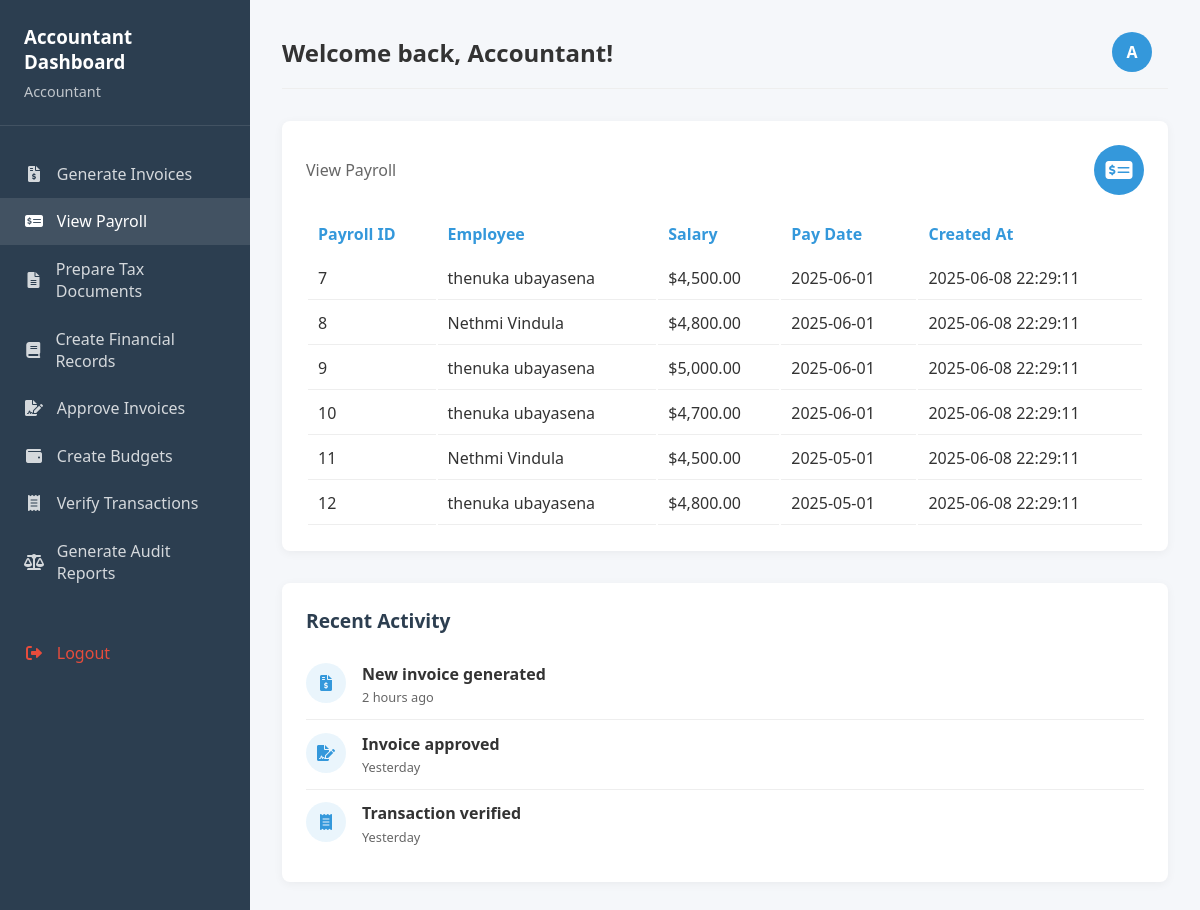
Page /accountant_dashboard.php?view=view_payroll on the committed database.
### tables this page shows
CREATE TABLE `payroll` (
  `payroll_id` int(11) NOT NULL,
  `EMP_ID` int(11) NOT NULL,
  `salary` decimal(10,2) NOT NULL CHECK (`salary` >= 0),
  `payment_date` date NOT NULL,
  `status` enum('Pending','Approved','Rejected') DEFAULT 'Pending',
  `created_at` datetime DEFAULT current_timestamp()
);

CREATE TABLE `employees` (
  `EMP_ID` int(11) NOT NULL,
  `FName` varchar(50) NOT NULL,
  `LName` varchar(50) NOT NULL,
  `username` varchar(50) NOT NULL,
  `password` varchar(255) NOT NULL,
  `EmpNIC` varchar(20) NOT NULL,
  `years_of_experience` int(11) DEFAULT NULL,
  `designation` varchar(100) NOT NULL,
  `EmpContact_No` varchar(15) DEFAULT NULL,
  `DOB` date DEFAULT NULL,
  `Emp_Email` varchar(100) DEFAULT NULL,
  `Dependent_Name` varchar(100) DEFAULT NULL,
  `Dependent_NIC` varchar(20) DEFAULT NULL,
  `Relationship` varchar(50) DEFAULT NULL,
  `DeContact_No` varchar(15) DEFAULT NULL,
  `created_at` timestamp NOT NULL DEFAULT current_timestamp(),
  `salary` decimal(10,2) NOT NULL
);

### accountant_dashboard.php (the view, shortened to what this page needs)
<?php
require 'db_connection.php';
$displayName = isset($_SESSION['FName'], $_SESSION['LName']) ? $_SESSION['FName'] . ' ' . $_SESSION['LName'] : 'Accountant';
$avatar = strtoupper(substr($displayName, 0, 1));
$successMessage = '';
$errorMessage = '';
$showGenerateInvoices = false;
$showViewPayroll = false;
$showPrepareTaxDocuments = false;
$showCreateFinancialRecords = false;
$showApproveInvoices = false;
$showCreateBudgets = false;
$showVerifyTransactions = false;
$showGenerateAuditReports = false;
if (isset($_GET['view'])) {
    $showGenerateInvoices = ($_GET['view'] === 'generate_invoices');
    $showViewPayroll = ($_GET['view'] === 'view_payroll');
    $showPrepareTaxDocuments = ($_GET['view'] === 'prepare_tax_documents');
    $showCreateFinancialRecords = ($_GET['view'] === 'create_financial_records');
    $showApproveInvoices = ($_GET['view'] === 'approve_invoices');
    $showCreateBudgets = ($_GET['view'] === 'create_budgets');
    $showVerifyTransactions = ($_GET['view'] === 'verify_transactions');
    $showGenerateAuditReports = ($_GET['view'] === 'generate_audit_reports');
} else {
}
if ($showViewPayroll) {
    $stmt = $pdo->query("SELECT p.payroll_id, p.salary, p.payment_date, p.created_at, e.FName, e.LName
                         FROM payroll p
                         JOIN employees e ON p.EMP_ID = e.EMP_ID
                         ORDER BY p.created_at DESC");
    $payroll = $stmt->fetchAll(PDO::FETCH_ASSOC);
}
?>
<!DOCTYPE html>
<html lang="en">
<head>
    <link rel="stylesheet" href="https://cdnjs.cloudflare.com/ajax/libs/font-awesome/6.0.0/css/all.min.css">
</head>
<body>
    <div class="dashboard-container">
        <div class="sidebar">
            <div class="sidebar-header">
                <h3>Accountant Dashboard</h3>
                <p><?php echo htmlspecialchars($displayName); ?></p>
            </div>
            <div class="sidebar-menu">
                <a href="?view=generate_invoices" class="menu-item <?php echo $showGenerateInvoices ? 'active' : ''; ?>"><i class="fas fa-file-invoice-dollar"></i> Generate Invoices</a>
                <a href="?view=view_payroll" class="menu-item <?php echo $showViewPayroll ? 'active' : ''; ?>"><i class="fas fa-money-check-alt"></i> View Payroll</a>
                <a href="?view=prepare_tax_documents" class="menu-item <?php echo $showPrepareTaxDocuments ? 'active' : ''; ?>"><i class="fas fa-file-alt"></i> Prepare Tax Documents</a>
                <a href="?view=create_financial_records" class="menu-item <?php echo $showCreateFinancialRecords ? 'active' : ''; ?>"><i class="fas fa-book"></i> Create Financial Records</a>
                <a href="?view=approve_invoices" class="menu-item <?php echo $showApproveInvoices ? 'active' : ''; ?>"><i class="fas fa-file-signature"></i> Approve Invoices</a>
                <a href="?view=create_budgets" class="menu-item <?php echo $showCreateBudgets ? 'active' : ''; ?>"><i class="fas fa-wallet"></i> Create Budgets</a>
                <a href="?view=verify_transactions" class="menu-item <?php echo $showVerifyTransactions ? 'active' : ''; ?>"><i class="fas fa-receipt"></i> Verify Transactions</a>
                <a href="?view=generate_audit_reports" class="menu-item <?php echo $showGenerateAuditReports ? 'active' : ''; ?>"><i class="fas fa-balance-scale"></i> Generate Audit Reports</a>
                <a href="logout.php" class="menu-item" style="margin-top: 2rem; color: #e74c3c;"><i class="fas fa-sign-out-alt"></i> Logout</a>
            </div>
        </div>
        <div class="main-content">
            <div class="top-bar">
                <h2>Welcome back, <?php echo htmlspecialchars($displayName); ?>!</h2>
                <div class="user-info">
                    <div class="user-avatar"><?php echo $avatar; ?></div>
                </div>
            </div>
            <div class="dashboard-cards">
                <?php if ($showGenerateInvoices): ?>
                <div class="card">
                    <div class="card-header">
                        <span class="card-title">Generate Invoices</span>
                        <div class="card-icon bg-primary"><i class="fas fa-file-invoice-dollar"></i></div>
                    </div>
                    <?php if ($errorMessage): ?>
                        <div class="message error-message"><?php echo htmlspecialchars($errorMessage); ?></div>
                    <?php endif; ?>
                    <?php if ($successMessage): ?>
                        <div class="message success"><?php echo htmlspecialchars($successMessage); ?></div>
                    <?php endif; ?>
                    <form action="" method="POST" class="form-table">
                        <input type="hidden" name="generate_invoice" value="1">
                        <table>
                            <tr>
                                <th><label for="client_name">Client Name</label></th>
                                <td><input type="text" id="client_name" name="client_name" required></td>
                            </tr>
                            <tr>
                                <th><label for="amount">Amount</label></th>
                                <td><input type="number" id="amount" name="amount" step="0.01" min="0" required></td>
                            </tr>
                            <tr>
                                <th><label for="due_date">Due Date</label></th>
                                <td><input type="date" id="due_date" name="due_date" required></td>
                            </tr>
                        </table>
                        <button type="submit" class="btn"><i class="fas fa-save"></i> Generate Invoice</button>
                    </form>
                    <?php if ($invoices): ?>
                    <table class="data-table">
                        <tr>
                            <th>Invoice ID</th>
                            <th>Client Name</th>
                            <th>Amount</th>
                            <th>Due Date</th>
                            <th>Status</th>
                            <th>Created At</th>
                        </tr>
                        <?php foreach ($invoices as $invoice): ?>
                        <tr>
                            <td><?php echo htmlspecialchars($invoice['invoice_id']); ?></td>
                            <td><?php echo htmlspecialchars($invoice['client_name']); ?></td>
                            <td>$<?php echo number_format($invoice['amount'], 2); ?></td>
                            <td><?php echo htmlspecialchars($invoice['due_date']); ?></td>
                            <td><?php echo htmlspecialchars($invoice['status']); ?></td>
                            <td><?php echo htmlspecialchars($invoice['created_at']); ?></td>
                        </tr>
                        <?php endforeach; ?>
                    </table>
                    <?php else: ?>
                    <p>No invoices found.</p>
                    <?php endif; ?>
                </div>
                <?php elseif ($showViewPayroll): ?>
                <div class="card">
                    <div class="card-header">
                        <span class="card-title">View Payroll</span>
                        <div class="card-icon bg-secondary"><i class="fas fa-money-check-alt"></i></div>
                    </div>
                    <?php if ($payroll): ?>
                    <table class="data-table">
                        <tr>
                            <th>Payroll ID</th>
                            <th>Employee</th>
                            <th>Salary</th>
                            <th>Pay Date</th>
                            <th>Created At</th>
                        </tr>
                        <?php foreach ($payroll as $record): ?>
                        <tr>
                            <td><?php echo htmlspecialchars($record['payroll_id']); ?></td>
                            <td><?php echo htmlspecialchars($record['FName'] . ' ' . $record['LName']); ?></td>
                            <td>$<?php echo number_format($record['salary'], 2); ?></td>
                            <td><?php echo htmlspecialchars($record['payment_date']); ?></td>
                            <td><?php echo htmlspecialchars($record['created_at']); ?></td>
                        </tr>
                        <?php endforeach; ?>
                    </table>
                    <?php else: ?>
                    <p>No payroll records found.</p>
                    <?php endif; ?>
                </div>
                <?php endif; ?>
            </div>
            <div class="recent-activity">
                <h3 class="section-title">Recent Activity</h3>
                <div class="activity-item">
                    <div class="activity-icon"><i class="fas fa-file-invoice-dollar"></i></div>
                    <div class="activity-content">
                        <div class="activity-title">New invoice generated</div>
                        <div class="activity-time">2 hours ago</div>
                    </div>
                </div>
                <div class="activity-item">
                    <div class="activity-icon"><i class="fas fa-file-signature"></i></div>
                    <div class="activity-content">
                        <div class="activity-title">Invoice approved</div>
                        <div class="activity-time">Yesterday</div>
                    </div>
                </div>
                <div class="activity-item">
                    <div class="activity-icon"><i class="fas fa-receipt"></i></div>
                    <div class="activity-content">
                        <div class="activity-title">Transaction verified</div>
                        <div class="activity-time">Yesterday</div>
                    </div>
                </div>
            </div>
        </div>
    </div>
</body>
</html>

### accountant_dashboard.php (style rules this page uses)
:root { --primary-color: #2c3e50; --secondary-color: #3498db; --accent-color: #e74c3c; --light-color: #ecf0f1; --dark-color: #333333; --success-color: #2ecc71; }
* { margin: 0; padding: 0; box-sizing: border-box; font-family: 'Segoe UI', Tahoma, Geneva, Verdana, sans-serif; }
body { background-color: #f5f7fa; color: var(--dark-color); }
.dashboard-container { display: flex; min-height: 100vh; }
.sidebar { width: 250px; background-color: var(--primary-color); color: white; padding: 1.5rem 0; position: fixed; height: 100%; }
.sidebar-header { padding: 0 1.5rem 1.5rem; border-bottom: 1px solid rgba(255, 255, 255, 0.1); }
.sidebar-header h3 { color: white; margin-bottom: 0.5rem; }
.sidebar-header p { color: rgba(255, 255, 255, 0.7); font-size: 0.9rem; }
.sidebar-menu { padding: 1.5rem 0; }
.menu-item { padding: 0.8rem 1.5rem; display: flex; align-items: center; color: rgba(255, 255, 255, 0.8); text-decoration: none; transition: all 0.3s ease; }
.menu-item:hover, .menu-item.active { background-color: rgba(255, 255, 255, 0.1); color: white; }
.menu-item i { margin-right: 0.8rem; width: 20px; text-align: center; }
.main-content { flex: 1; margin-left: 250px; padding: 2rem; }
.top-bar { display: flex; justify-content: space-between; align-items: center; margin-bottom: 2rem; padding-bottom: 1rem; border-bottom: 1px solid #eee; }
.user-info { display: flex; align-items: center; }
.user-avatar { width: 40px; height: 40px; border-radius: 50%; background-color: var(--secondary-color); color: white; display: flex; align-items: center; justify-content: center; margin-right: 1rem; font-weight: bold; }
.dashboard-cards { display: grid; grid-template-columns: repeat(auto-fill, minmax(550px, 1fr)); gap: 1.5rem; margin-bottom: 2rem; }
.card { background: white; border-radius: 8px; padding: 1.5rem; box-shadow: 0 2px 10px rgba(0, 0, 0, 0.05); }
.card-header { display: flex; justify-content: space-between; align-items: center; margin-bottom: 1rem; }
.card-title { font-size: 1rem; color: #666; }
.card-icon { width: 50px; height: 50px; border-radius: 50%; display: flex; align-items: center; justify-content: center; color: white; font-size: 1.5rem; }
.bg-secondary { background-color: var(--secondary-color); }
.data-table, .form-table { width: 100%; }
.data-table td, .form-table td { padding: 10px; border-bottom: 1px solid #eee; }
.data-table th, .form-table th { text-align: left; padding: 10px; color: var(--secondary-color); }
.recent-activity { background: white; border-radius: 8px; padding: 1.5rem; box-shadow: 0 2px 10px rgba(0, 0, 0, 0.05); }
.section-title { font-size: 1.2rem; margin-bottom: 1rem; color: var(--primary-color); }
.activity-item { display: flex; padding: 0.8rem 0; border-bottom: 1px solid #eee; }
.activity-item:last-child { border-bottom: none; }
.activity-icon { width: 40px; height: 40px; border-radius: 50%; background-color: rgba(52, 152, 219, 0.1); color: var(--secondary-color); display: flex; align-items: center; justify-content: center; margin-right: 1rem; }
.activity-content { flex: 1; }
.activity-title { font-weight: 600; margin-bottom: 0.2rem; }
.activity-time { font-size: 0.8rem; color: #666; }

### rows in the picture
payroll: payroll_id "7", EMP_ID.LName "thenuka ubayasena", salary "4,500.00", payment_date "2025-06-01", created_at "2025-06-08 22:29:11"
payroll: payroll_id "8", EMP_ID.LName "Nethmi Vindula", salary "4,800.00", payment_date "2025-06-01", created_at "2025-06-08 22:29:11"
payroll: payroll_id "9", EMP_ID.LName "thenuka ubayasena", salary "5,000.00", payment_date "2025-06-01", created_at "2025-06-08 22:29:11"
payroll: payroll_id "10", EMP_ID.LName "thenuka ubayasena", salary "4,700.00", payment_date "2025-06-01", created_at "2025-06-08 22:29:11"
payroll: payroll_id "11", EMP_ID.LName "Nethmi Vindula", salary "4,500.00", payment_date "2025-05-01", created_at "2025-06-08 22:29:11"
payroll: payroll_id "12", EMP_ID.LName "thenuka ubayasena", salary "4,800.00", payment_date "2025-05-01", created_at "2025-06-08 22:29:11"

### other values in the picture
$displayName "Accountant"
$avatar "A"
